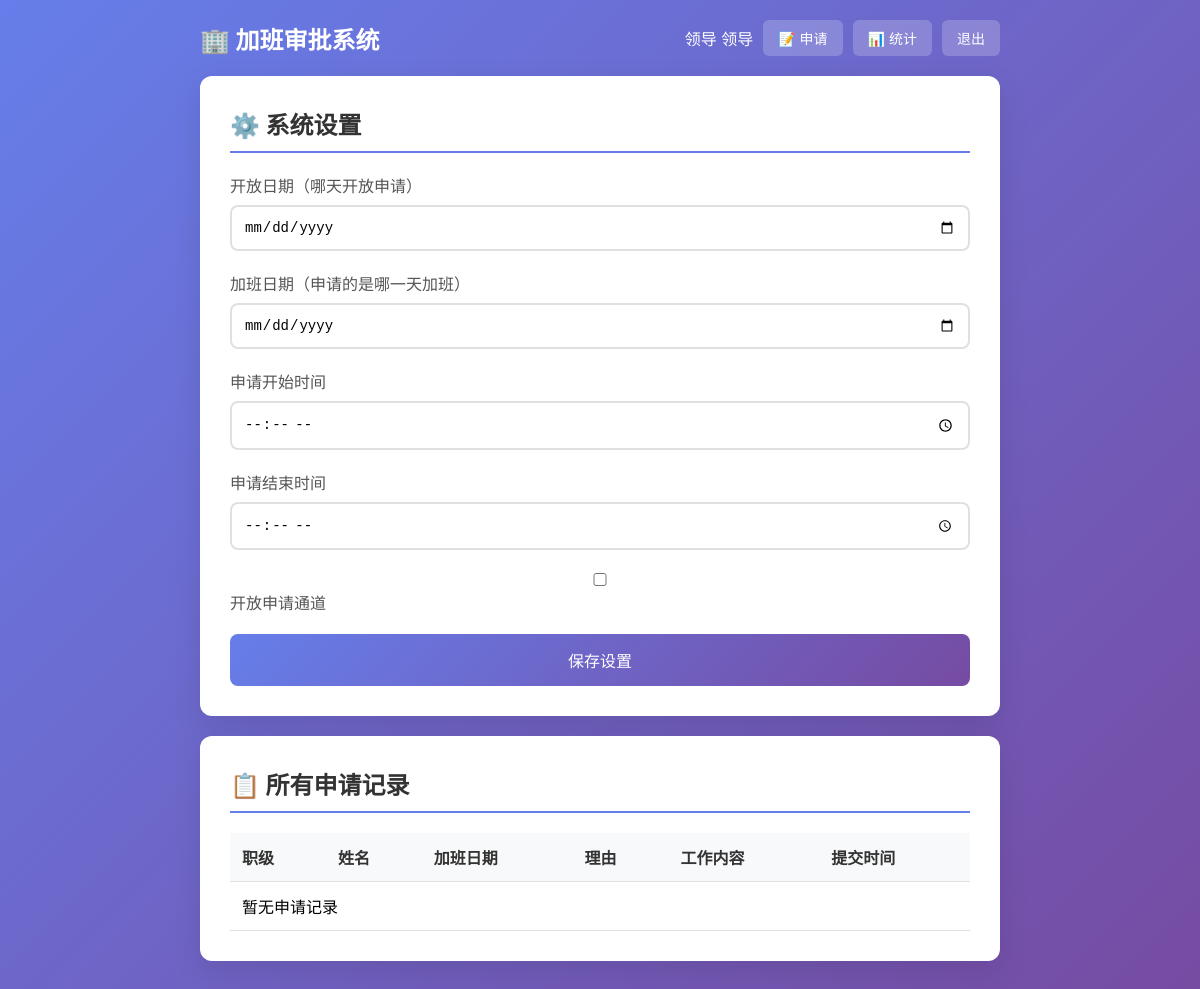
Page /admin (signed in) on the earlier database version.
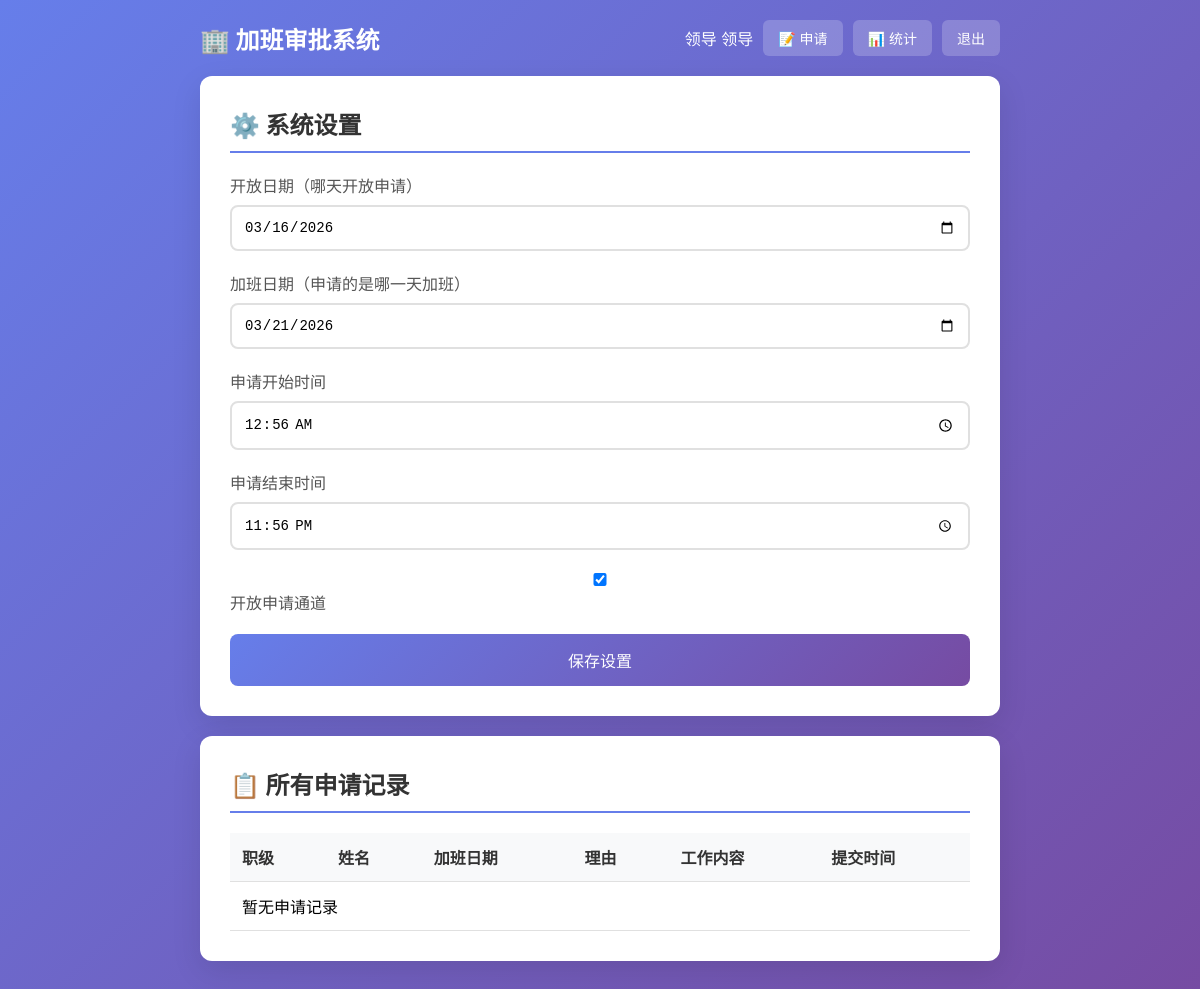
Same page on the later database version.
### tables this page shows
CREATE TABLE settings (
        id INTEGER PRIMARY KEY,
        open_date DATE,
        overtime_date DATE,
        start_time TIME,
        end_time TIME,
        is_open INTEGER DEFAULT 0
    );

### app.py (the view, shortened to what this page needs)
@app.route('/admin', methods=['GET', 'POST'])
def admin():
    if 'user_id' not in session or not session.get('is_admin'):
        return redirect(url_for('login'))
    conn = get_db()
    settings = conn.execute('SELECT * FROM settings WHERE id = 1').fetchone()
    applications = conn.execute('''SELECT a.*, u.name, u.rank
                                   FROM applications a
                                   JOIN users u ON a.user_id = u.id
                                   ORDER BY a.overtime_date DESC, u.rank''').fetchall()
    return render_template('admin.html', settings=settings, applications=applications)

### app.py (called while the page is built)
def get_db():
    if 'db' not in g:
        g.db = sqlite3.connect(DB_PATH)
        g.db.row_factory = sqlite3.Row
    return g.db

### templates/admin.html (shortened to what this page needs)
<!DOCTYPE html>
<html lang="zh-CN">
<head>
    <link rel="stylesheet" href="{{ url_for('static', filename='style.css') }}">
</head>
<body>
    <div class="container">
        <header>
            <h1>🏢 加班审批系统</h1>
            <div class="user-info">
                <span>领导 {{ session['name'] }}</span>
                <a href="{{ url_for('index') }}" class="btn-small">📝 申请</a>
                <a href="{{ url_for('stats') }}" class="btn-small">📊 统计</a>
                <a href="{{ url_for('logout') }}" class="btn-small">退出</a>
            </div>
        </header>
        <div class="card">
            <h2>⚙️ 系统设置</h2>
            <form method="POST">
                <div class="form-group">
                    <label>开放日期（哪天开放申请）</label>
                    <input type="date" name="open_date" value="{{ settings.open_date or '' }}">
                </div>
                <div class="form-group">
                    <label>加班日期（申请的是哪一天加班）</label>
                    <input type="date" name="overtime_date" value="{{ settings.overtime_date or '' }}" required>
                </div>
                <div class="form-group">
                    <label>申请开始时间</label>
                    <input type="time" name="start_time" value="{{ settings.start_time or '' }}">
                </div>
                <div class="form-group">
                    <label>申请结束时间</label>
                    <input type="time" name="end_time" value="{{ settings.end_time or '' }}">
                </div>
                <div class="form-group">
                    <label>
                        <input type="checkbox" name="is_open" {% if settings.is_open %}checked{% endif %}>
                        开放申请通道
                    </label>
                </div>
                <button type="submit" class="btn">保存设置</button>
            </form>
        </div>
        <div class="card">
            <h2>📋 所有申请记录</h2>
            <table>
                <thead>
                    <tr>
                        <th>职级</th>
                        <th>姓名</th>
                        <th>加班日期</th>
                        <th>理由</th>
                        <th>工作内容</th>
                        <th>提交时间</th>
                    </tr>
                </thead>
                <tbody>
                    {% for app in applications %}
                    <tr>
                        <td>{{ app.rank }}</td>
                        <td>{{ app.name }}</td>
                        <td>{{ app.overtime_date }}</td>
                        <td>{{ app.reason }}</td>
                        <td>{{ app.work_content }}</td>
                        <td>{{ app.created_at }}</td>
                    </tr>
                    {% else %}
                    <tr>
                        <td colspan="6">暂无申请记录</td>
                    </tr>
                    {% endfor %}
                </tbody>
            </table>
        </div>
    </div>
</body>
</html>

### static/style.css (style rules this page uses)
* { margin: 0; padding: 0; box-sizing: border-box; }
body { font-family: -apple-system, BlinkMacSystemFont, 'Segoe UI', 'PingFang SC', 'Hiragino Sans GB', 'Microsoft YaHei', sans-serif; background: linear-gradient(135deg, #667eea 0%, #764ba2 100%); min-height: 100vh; padding: 20px; }
.container { max-width: 800px; margin: 0 auto; }
h1 { color: white; text-align: center; margin-bottom: 30px; font-size: 2em; }
header { display: flex; justify-content: space-between; align-items: center; margin-bottom: 20px; flex-wrap: wrap; gap: 10px; }
header h1 { margin-bottom: 0; font-size: 1.5em; }
.user-info { display: flex; gap: 10px; align-items: center; color: white; }
.card { background: white; border-radius: 12px; padding: 30px; margin-bottom: 20px; box-shadow: 0 10px 30px rgba(0,0,0,0.1); }
.card h2 { color: #333; margin-bottom: 20px; padding-bottom: 10px; border-bottom: 2px solid #667eea; }
.form-group { margin-bottom: 20px; }
.form-group label { display: block; margin-bottom: 8px; color: #555; font-weight: 500; }
.form-group input, .form-group select, .form-group textarea { width: 100%; padding: 12px; border: 2px solid #e0e0e0; border-radius: 8px; font-size: 14px; transition: border-color 0.3s; }
.btn { background: linear-gradient(135deg, #667eea 0%, #764ba2 100%); color: white; border: none; padding: 14px 30px; border-radius: 8px; font-size: 16px; cursor: pointer; width: 100%; transition: transform 0.2s, box-shadow 0.2s; }
.btn-small { background: rgba(255,255,255,0.2); color: white; padding: 8px 15px; border-radius: 6px; text-decoration: none; font-size: 14px; transition: background 0.2s; }
table { width: 100%; border-collapse: collapse; margin-top: 15px; }
th, td { padding: 12px; text-align: left; border-bottom: 1px solid #e0e0e0; }
th { background: #f8f9fa; color: #333; font-weight: 600; }

Differences in the rows shown:
changed settings: open_date (not shown) → "03/16/2026"; overtime_date (not shown) → "03/21/2026"; start_time (not shown) → "00:56"; end_time (not shown) → "23:56"; is_open "☐" → "☑"
